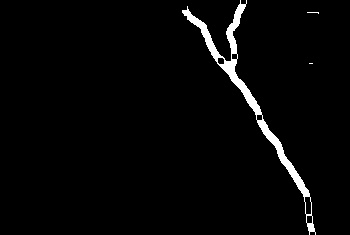
#> input picture Contours/6.jpg, 350 x 235 px, found by its file name
$ python sobelTestMain.py   (older library calls are emulated)
#> lines starting #> are read from the running program, lines starting #| are printed output that depends on the picture; after the words box and inside, x2 and y2 are one past the last pixel; in counts of white or black regions, pixels touching at a corner belong together; long printed decimals are rounded
import cv2
import math
import numpy as np
import scipy.ndimage

def orientated_non_max_suppression(mag, ang):
    ang_quant = np.round(ang / (np.pi/4)) % 4
    winE = np.array([[0, 0, 0],[1, 1, 1], [0, 0, 0]])
    winSE = np.array([[1, 0, 0], [0, 1, 0], [0, 0, 1]])
    winS = np.array([[0, 1, 0], [0, 1, 0], [0, 1, 0]])
    winSW = np.array([[0, 0, 1], [0, 1, 0], [1, 0, 0]])

    magE = non_max_suppression(mag, winE)
    magSE = non_max_suppression(mag, winSE)
    magS = non_max_suppression(mag, winS)
    magSW = non_max_suppression(mag, winSW)

    mag[ang_quant == 0] = magE[ang_quant == 0]
    mag[ang_quant == 1] = magSE[ang_quant == 1]
    mag[ang_quant == 2] = magS[ang_quant == 2]
    mag[ang_quant == 3] = magSW[ang_quant == 3]
    return mag

def non_max_suppression(data, win):
    data_max = scipy.ndimage.filters.maximum_filter(data, footprint=win, mode='constant')
    data_max[data != data_max] = 0
    return data_max

# start calulcation
count_white = 0
input_img = cv2.imread('6.jpg')
#> input_img is the input picture: shape (235, 350, 3); min 0, max 255, mean 6.8
gray_image = cv2.imread(r'6.jpg', 0)
#> gray_image: shape (235, 350); min 0, max 255, mean 6.8


with_nmsup = True #apply non-maximal suppression
fudgefactor = 1 #with this threshold you can play a little bit
sigma = 21 #for Gaussian Kernel
kernel = 2*math.ceil(2*sigma)+1 #Kernel size

gray_image = gray_image/255.0
blur = cv2.GaussianBlur(gray_image, (kernel, kernel), sigma)
gray_image = cv2.subtract(gray_image, blur)
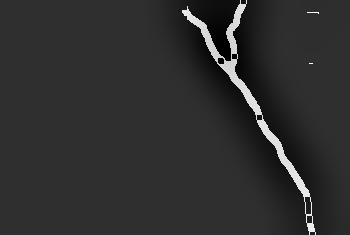
#> gray_image: shape (235, 350) float64; min -0.228, max 0.998, mean -8.68e-05; drawn with min black and max white

# compute sobel response
sobelx = cv2.Sobel(gray_image, cv2.CV_64F, 1, 0, ksize=31)
sobely = cv2.Sobel(gray_image, cv2.CV_64F, 0, 1, ksize=31)
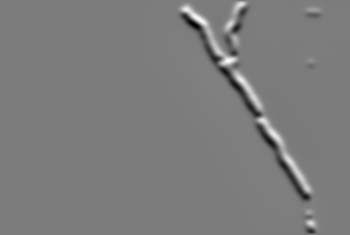
#> sobely: shape (235, 350) float64; min -6.69e+16, max 6.97e+16, mean 6.9e+13; drawn with min black and max white
mag = np.hypot(sobelx, sobely)
ang = np.arctan2(sobely, sobelx)
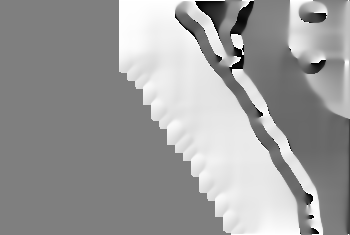
#> ang: shape (235, 350) float64; min -3.14, max 3.14, mean 0.696; drawn with min black and max white

# threshold
threshold = 4 * fudgefactor * np.mean(mag)
#> threshold = 1.53e+16
mag[mag < threshold] = 0

#either get edges directly
if with_nmsup is False:
    mag = cv2.normalize(mag, 0, 255, cv2.NORM_MINMAX)
    kernel = np.ones((5,5),np.uint8)
    result = cv2.morphologyEx(mag, cv2.MORPH_CLOSE, kernel)
    cv2.imshow('im', result)
    cv2.imshow('Input',input_img)
    cv2.waitKey()

#or apply a non-maximal suppression
else:
    # non-maximal suppression
    mag = orientated_non_max_suppression(mag, ang)
#> in orientated_non_max_suppression, `ang_quant = np.round(ang / (np.pi/4)) % 4`:
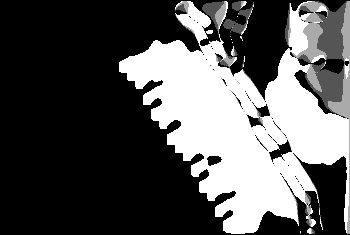
#> ang_quant: shape (235, 350) float64; min 0, max 3, mean 1.01; drawn with min black and max white
#> in non_max_suppression, `data_max[data != data_max] = 0`: data_max: shape (235, 350) float64; min 0, max 8.29e+16, mean 4.92e+14
#> in non_max_suppression (call 2), `data_max[data != data_max] = 0`: data_max: shape (235, 350) float64; min 0, max 8.29e+16, mean 3.68e+14
#> in non_max_suppression (call 3), `data_max[data != data_max] = 0`: data_max: shape (235, 350) float64; min 0, max 8.29e+16, mean 3.28e+14
#> in non_max_suppression (call 4), `data_max[data != data_max] = 0`:
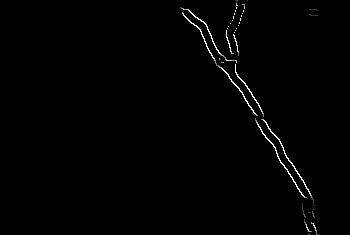
#> data_max: shape (235, 350) float64; min 0, max 8.29e+16, mean 7.15e+14; drawn with min black and max white
    # create mask
    mag[mag > 0] = 255
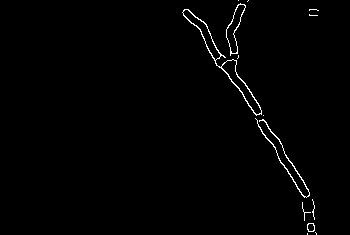
#> mag: shape (235, 350) float64; 1.1% white in thin lines or dots, all inside (x1, y1, x2, y2) = (182, 0, 319, 235)
    mag = mag.astype(np.uint8)
    kernel = np.ones((5,5),np.uint8)
    result = cv2.morphologyEx(mag, cv2.MORPH_CLOSE, kernel)
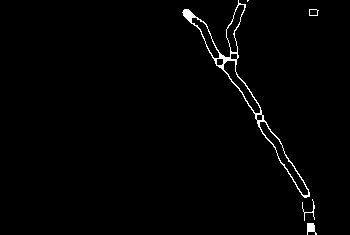
#> result: shape (235, 350); 1.4% white in thin lines or dots, all inside (x1, y1, x2, y2) = (182, 0, 319, 235)


#    #TRYING FLOODFILL
#    th, im_th = cv2.threshold(gray_image, 220, 255, cv2.THRESH_BINARY_INV);
#    h, w = im_th.shape[:2]
#    mask = np.zeros((h+2, w+2), np.uint8)
#
#    cv2.floodFill(result, mask, (0,0), 255);
#    im_floodfill_inv = cv2.bitwise_not(result)
#    new = cv2.bitwise_and(result,im_floodfill_inv)
##    new = im_th+im_floodfill_inv
##    im_out = cv2.add(im_th,im_floodfill_inv)
##    im_out = im_th | im_floodfill_inv
#
##    cv2.imshow("Thresholded Image", im_th);
#    cv2.imshow("Floodfilled Image", result);
#    cv2.imshow("Inverted Floodfilled Image", im_floodfill_inv);
#    cv2.imshow("Foreground", new);
#    # FLOODFILL END


    #result = cv2.erode(result, result, kernel)
    cv2.imshow('im', result)
    count_black = np.sum(result==0)
#> count_black = 81125
    count_white = np.sum(result == 255)
#> count_white = 1125
    print('Number of white pixels : ', count_white)
#| Number of white pixels :  1125
    print('Number of black pixels : ', count_black)
#| Number of black pixels :  81125
    total_pixels = count_black + count_white
#> total_pixels = 82250
    crack_ratio = count_white / total_pixels
#> crack_ratio = 0.0137
    crack_intensity = crack_ratio * 100
#> crack_intensity = 1.37
    print('Crack Intensity is :', crack_intensity)
#| Crack Intensity is : 1.368
    cv2.imshow('Input',input_img)
    cv2.waitKey()

$ run again, with Contours/1.jpg copied over Contours/6.jpg
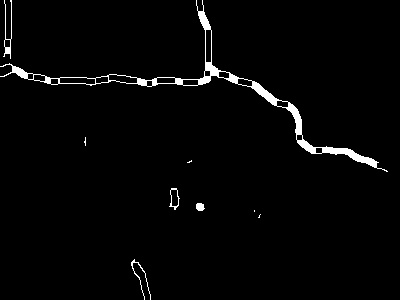
#> input picture Contours/1.jpg, 400 x 300 px, found by its file name
#> input_img is the input picture: shape (300, 400, 3); min 0, max 255, mean 5.8
#> `ang = np.arctan2(sobely, sobelx)`:
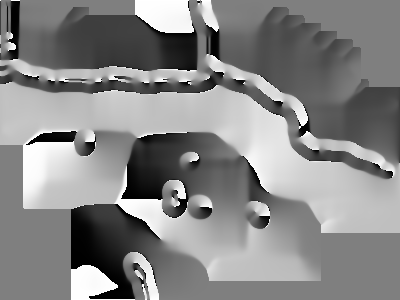
#> ang: shape (300, 400) float64; min -3.14, max 3.14, mean 0.174; drawn with min black and max white
#> threshold = 1.35e+16
#> `result = cv2.morphologyEx(mag, cv2.MORPH_CLOSE, kernel)`:
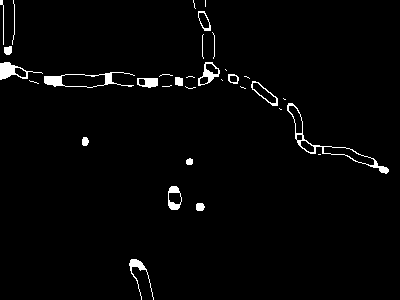
#> result: shape (300, 400); 2.2% white; 33 white regions (14 under 20 px), largest, box (x1, y1, x2, y2) and area: (287, 103, 389, 174) 440, (44, 72, 135, 88) 394, (0, 62, 43, 80) 283
#> count_black = 117416
#> count_white = 2584
#| Number of white pixels :  2584
#| Number of black pixels :  117416
#> total_pixels = 120000
#> crack_ratio = 0.0215
#> crack_intensity = 2.15
#| Crack Intensity is : 2.153

$ run again, with Contours/10.jpg copied over Contours/6.jpg
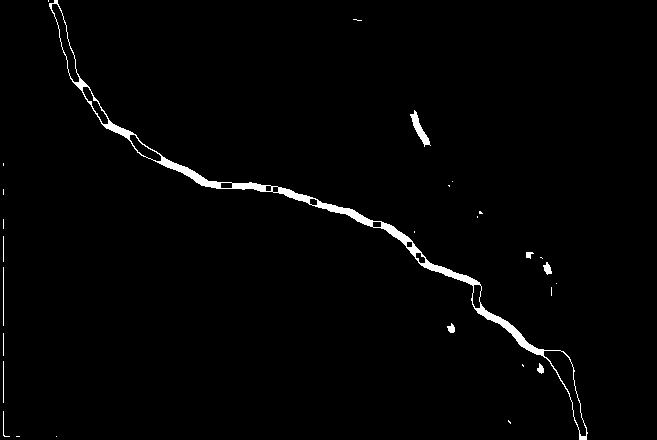
#> input picture Contours/10.jpg, 657 x 440 px, found by its file name
#> input_img is the input picture: shape (440, 657, 3); min 0, max 255, mean 4
#> `ang = np.arctan2(sobely, sobelx)`:
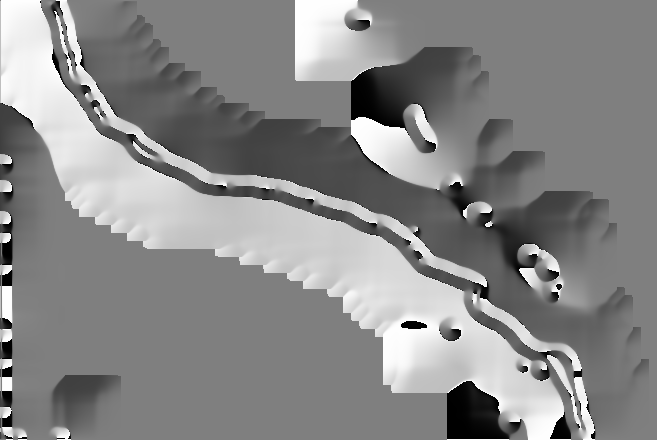
#> ang: shape (440, 657) float64; min -3.14, max 3.14, mean 0.218; drawn with min black and max white
#> threshold = 9.52e+15
#> `result = cv2.morphologyEx(mag, cv2.MORPH_CLOSE, kernel)`:
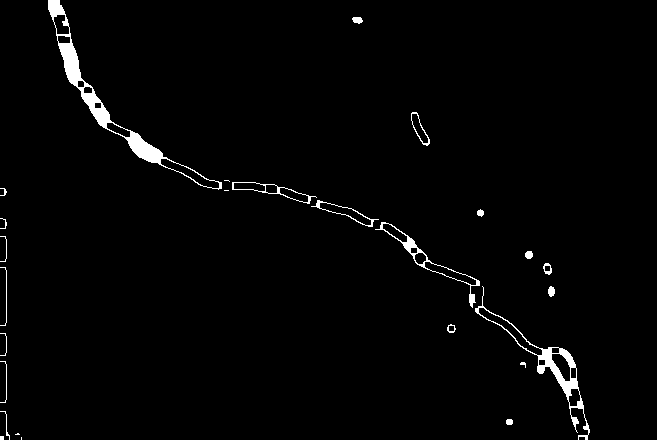
#> result: shape (440, 657); 1.9% white; 26 white regions (6 under 20 px), largest, box (x1, y1, x2, y2) and area: (48, 0, 222, 190) 2344, (475, 286, 590, 440) 1299, (375, 222, 480, 308) 540
#> count_black = 283699
#> count_white = 5381
#| Number of white pixels :  5381
#| Number of black pixels :  283699
#> total_pixels = 289080
#> crack_ratio = 0.0186
#> crack_intensity = 1.86
#| Crack Intensity is : 1.861

$ run again, with Contours/2.jpg copied over Contours/6.jpg
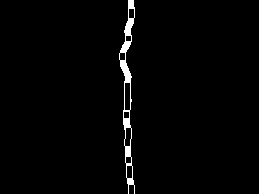
#> input picture Contours/2.jpg, 259 x 194 px, found by its file name
#> input_img is the input picture: shape (194, 259, 3); min 0, max 255, mean 4.3
#> threshold = 1.05e+16
#> `result = cv2.morphologyEx(mag, cv2.MORPH_CLOSE, kernel)`:
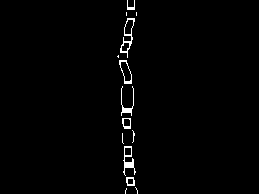
#> result: shape (194, 259); 1.3% white in thin lines or dots, all inside (x1, y1, x2, y2) = (117, 0, 138, 194)
#> count_black = 49587
#> count_white = 659
#| Number of white pixels :  659
#| Number of black pixels :  49587
#> total_pixels = 50246
#> crack_ratio = 0.0131
#> crack_intensity = 1.31
#| Crack Intensity is : 1.312
